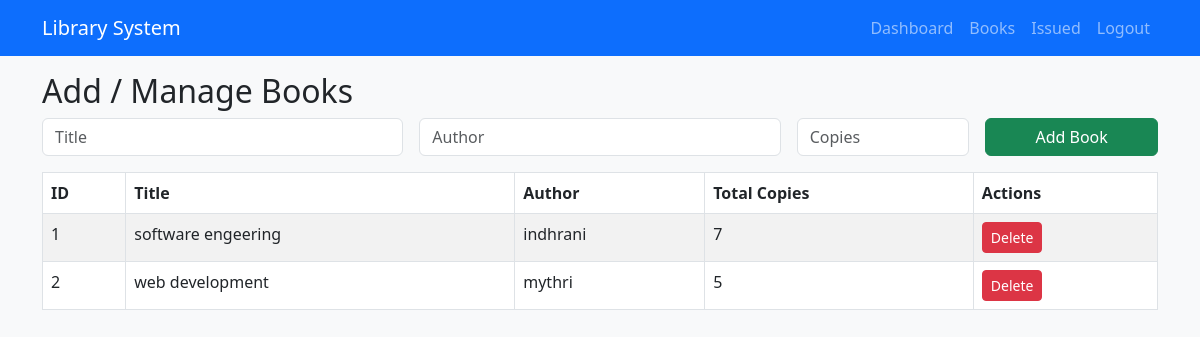
The page /books (signed in) on the database as committed earlier.
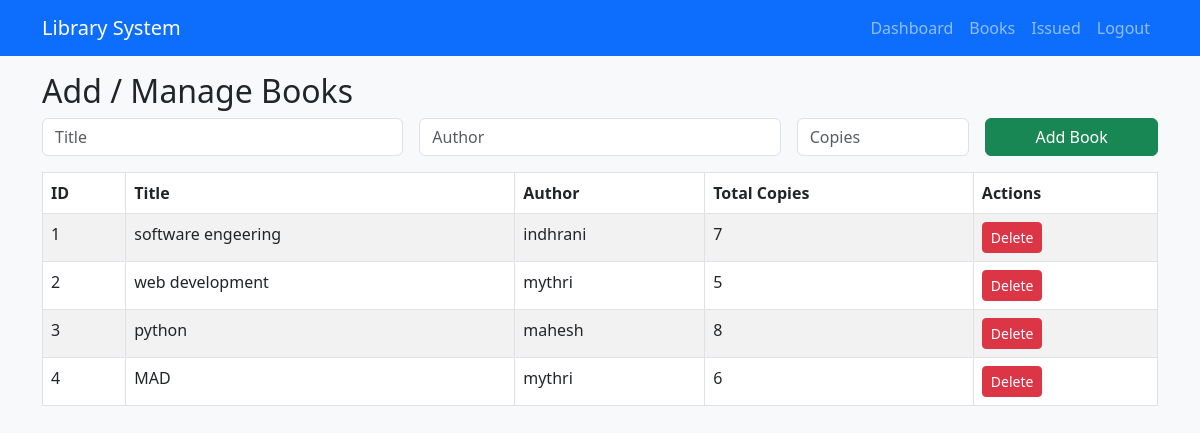
The same page on the database as committed later.
### tables this page shows
CREATE TABLE books(
                id INTEGER PRIMARY KEY AUTOINCREMENT,
                title TEXT NOT NULL,
                author TEXT NOT NULL,
                total_copies INTEGER NOT NULL,
                created_at TEXT NOT NULL
            );

### app_main.py (the view, shortened to what this page needs)
@app.route('/books', methods=['GET', 'POST'])
@login_required
def books():
    conn = get_db_connection()
    cursor = conn.cursor()
    books_list = conn.execute('SELECT * FROM books').fetchall()
    conn.close()
    return render_template('books.html', books=books_list)

### app_main.py (called while the page is built)
def get_db_connection():
    conn = sqlite3.connect(DB_PATH)
    conn.row_factory = sqlite3.Row
    return conn

@app.before_request
def setup_database():
    global _db_initialized
    if not _db_initialized:
        init_db()
        _db_initialized = True

def login_required(f):
    from functools import wraps
    @wraps(f)
    def decorated_function(*args, **kwargs):
        if 'user_id' not in session:
            flash('Please log in first.', 'warning')
            return redirect(url_for('login'))
        return f(*args, **kwargs)
    return decorated_function

### templates/books.html
{% extends 'base.html' %}
{% block content %}
<h2>Add / Manage Books</h2>
<form method="post" class="row g-3 mb-3">
  <div class="col-md-4"><input type="text" class="form-control" name="title" placeholder="Title" required></div>
  <div class="col-md-4"><input type="text" class="form-control" name="author" placeholder="Author" required></div>
  <div class="col-md-2"><input type="number" min="1" class="form-control" name="copies" placeholder="Copies" required></div>
  <div class="col-md-2"><button type="submit" class="btn btn-success w-100">Add Book</button></div>
</form>
<table class="table table-bordered table-striped">
  <thead><tr><th>ID</th><th>Title</th><th>Author</th><th>Total Copies</th><th>Actions</th></tr></thead>
  <tbody>
    {% for book in books %}
    <tr>
      <td>{{ book.id }}</td>
      <td>{{ book.title }}</td>
      <td>{{ book.author }}</td>
      <td>{{ book.total_copies }}</td>
      <td>
        <form action="{{ url_for('delete_book', book_id=book.id) }}" method="post" onsubmit="return confirm('Delete this book?');">
          <button class="btn btn-sm btn-danger" type="submit">Delete</button>
        </form>
      </td>
    </tr>
    {% endfor %}
  </tbody>
</table>
{% endblock %}

### templates/base.html (shortened to what this page needs)
<!doctype html>
<html lang="en">
  <head>
    <link href="https://cdn.jsdelivr.net/npm/bootstrap@5.3.0/dist/css/bootstrap.min.css" rel="stylesheet" />
    <link rel="stylesheet" href="{{ url_for('static', filename='style.css') }}" />
  </head>
  <body>
    <nav class="navbar navbar-expand-lg navbar-dark bg-primary mb-3">
      <div class="container">
        <a class="navbar-brand" href="{{ url_for('dashboard') }}">Library System</a>
        <div class="collapse navbar-collapse" id="navbarNav">
          <ul class="navbar-nav ms-auto">
            {% if session.get('username') %}
            <li class="nav-item"><a class="nav-link" href="{{ url_for('dashboard') }}">Dashboard</a></li>
            <li class="nav-item"><a class="nav-link" href="{{ url_for('books') }}">Books</a></li>
            <li class="nav-item"><a class="nav-link" href="{{ url_for('issued_books') }}">Issued</a></li>
            <li class="nav-item"><a class="nav-link" href="{{ url_for('logout') }}">Logout</a></li>
            {% else %}
            <li class="nav-item"><a class="nav-link" href="{{ url_for('login') }}">Login</a></li>
            <li class="nav-item"><a class="nav-link" href="{{ url_for('register') }}">Register</a></li>
            {% endif %}
          </ul>
        </div>
      </div>
    </nav>
    <div class="container">
      {% block content %}{% endblock %}
    </div>
  </body>
</html>

### static/style.css (style rules this page uses)
body { background-color: #f8f9fa; }
.navbar { margin-bottom: 1rem; }

Rows that differ between the two databases and show on the page:
added books: id "3", title "python", author "mahesh", total_copies "8"
added books: id "4", title "MAD", author "mythri", total_copies "6"
